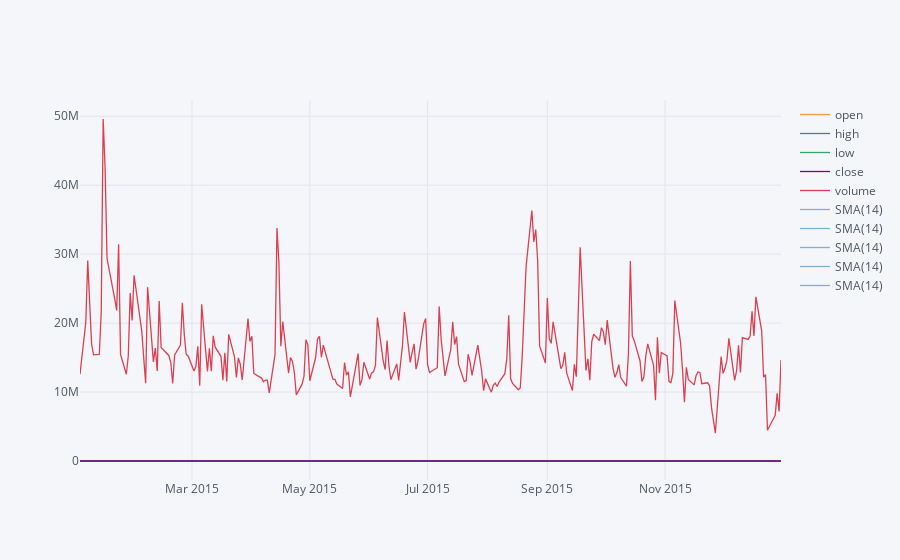

Notebook code cell kept with this figure:
### Code cell
Bank_Information2015["JPM"].ta.sma(length=10, append=True)

# Plot the SMA using .ta_plot(study='sma')
Bank_Information2015["JPM"].ta_plot(study='sma', title='Simple Moving Average (SMA) for Bank Information JPM 2015')

### Figure 1 — Plotly figure (JSON) as saved in the notebook; plotly's stock layout.template omitted (floating-point values rounded to 4 significant figures; data arrays with more than 128 entries replaced by an {"elided": "..."} marker saying what was removed)
{"data": [{"line": {"color": "rgba(255, 153, 51, 1.0)", "dash": "solid", "shape": "linear", "width": 1.3}, "mode": "lines", "name": "open", "text": "", "type": "scatter", "x": {"elided": "252 str values"}, "y": {"elided": "252 float values"}}, {"line": {"color": "rgba(55, 128, 191, 1.0)", "dash": "solid", "shape": "linear", "width": 1.3}, "mode": "lines", "name": "high", "text": "", "type": "scatter", "x": {"elided": "252 str values"}, "y": {"elided": "252 float values"}}, {"line": {"color": "rgba(50, 171, 96, 1.0)", "dash": "solid", "shape": "linear", "width": 1.3}, "mode": "lines", "name": "low", "text": "", "type": "scatter", "x": {"elided": "252 str values"}, "y": {"elided": "252 float values"}}, {"line": {"color": "rgba(128, 0, 128, 1.0)", "dash": "solid", "shape": "linear", "width": 1.3}, "mode": "lines", "name": "close", "text": "", "type": "scatter", "x": {"elided": "252 str values"}, "y": {"elided": "252 float values"}}, {"line": {"color": "rgba(219, 64, 82, 1.0)", "dash": "solid", "shape": "linear", "width": 1.3}, "mode": "lines", "name": "volume", "text": "", "type": "scatter", "x": {"elided": "252 str values"}, "y": {"elided": "252 int values"}}, {"line": {"color": "rgba(55, 128, 191, 0.5999999999999999)", "dash": "solid", "shape": "linear", "width": 1.3}, "mode": "lines", "name": "SMA(14)", "text": "", "type": "scatter", "x": {"elided": "252 str values"}, "y": {"elided": "252x5 mixed values"}}, {"line": {"color": "rgba(55, 128, 191, 0.5999999999999999)", "dash": "solid", "shape": "linear", "width": 1.3}, "mode": "lines", "name": "SMA(14)", "text": "", "type": "scatter", "x": {"elided": "252 str values"}, "y": {"elided": "252x5 mixed values"}}, {"line": {"color": "rgba(55, 128, 191, 0.5999999999999999)", "dash": "solid", "shape": "linear", "width": 1.3}, "mode": "lines", "name": "SMA(14)", "text": "", "type": "scatter", "x": {"elided": "252 str values"}, "y": {"elided": "252x5 mixed values"}}, {"line": {"color": "rgba(55, 128, 191, 0.5999999999999999)", "dash": "solid", "shape": "linear", "width": 1.3}, "mode": "lines", "name": "SMA(14)", "text": "", "type": "scatter", "x": {"elided": "252 str values"}, "y": {"elided": "252x5 mixed values"}}, {"line": {"color": "rgba(55, 128, 191, 0.5999999999999999)", "dash": "solid", "shape": "linear", "width": 1.3}, "mode": "lines", "name": "SMA(14)", "text": "", "type": "scatter", "x": {"elided": "252 str values"}, "y": {"elided": "252x5 mixed values"}}], "layout": {"legend": {"bgcolor": "#F5F6F9", "font": {"color": "#4D5663"}}, "paper_bgcolor": "#F5F6F9", "plot_bgcolor": "#F5F6F9", "title": {"font": {"color": "#4D5663"}}, "xaxis": {"gridcolor": "#E1E5ED", "showgrid": true, "tickfont": {"color": "#4D5663"}, "title": {"font": {"color": "#4D5663"}, "text": ""}, "zerolinecolor": "#E1E5ED"}, "yaxis": {"gridcolor": "#E1E5ED", "showgrid": true, "tickfont": {"color": "#4D5663"}, "title": {"font": {"color": "#4D5663"}, "text": ""}, "zerolinecolor": "#E1E5ED"}}}
